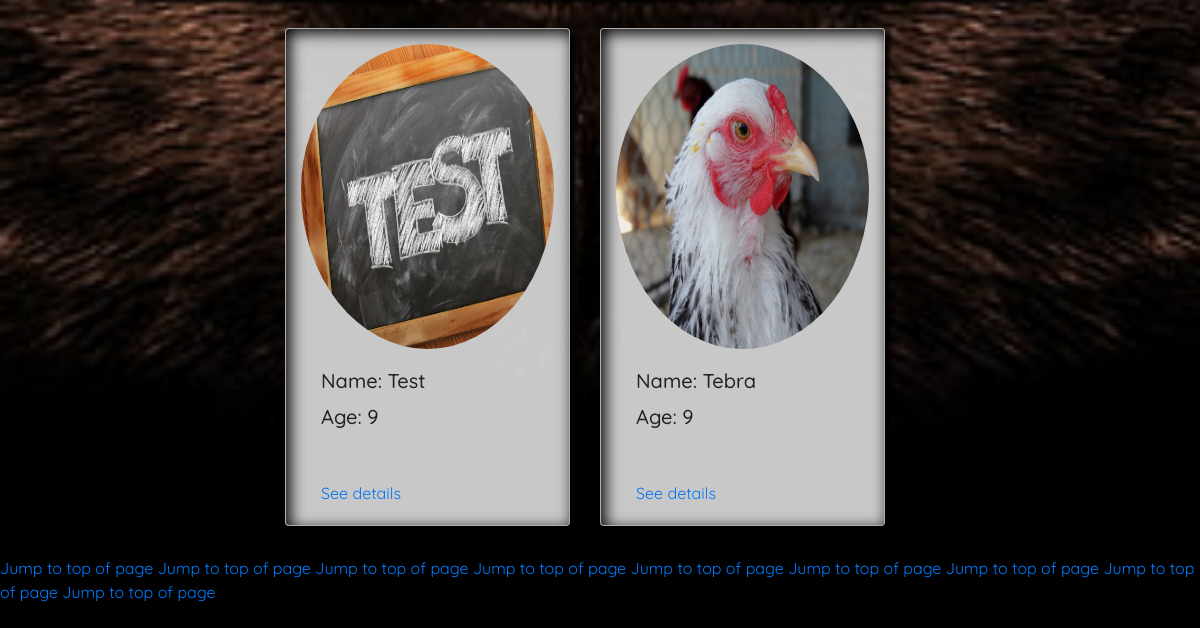
The page /crud_cr11/seniors.php (signed in, lower part) on the database as committed earlier.
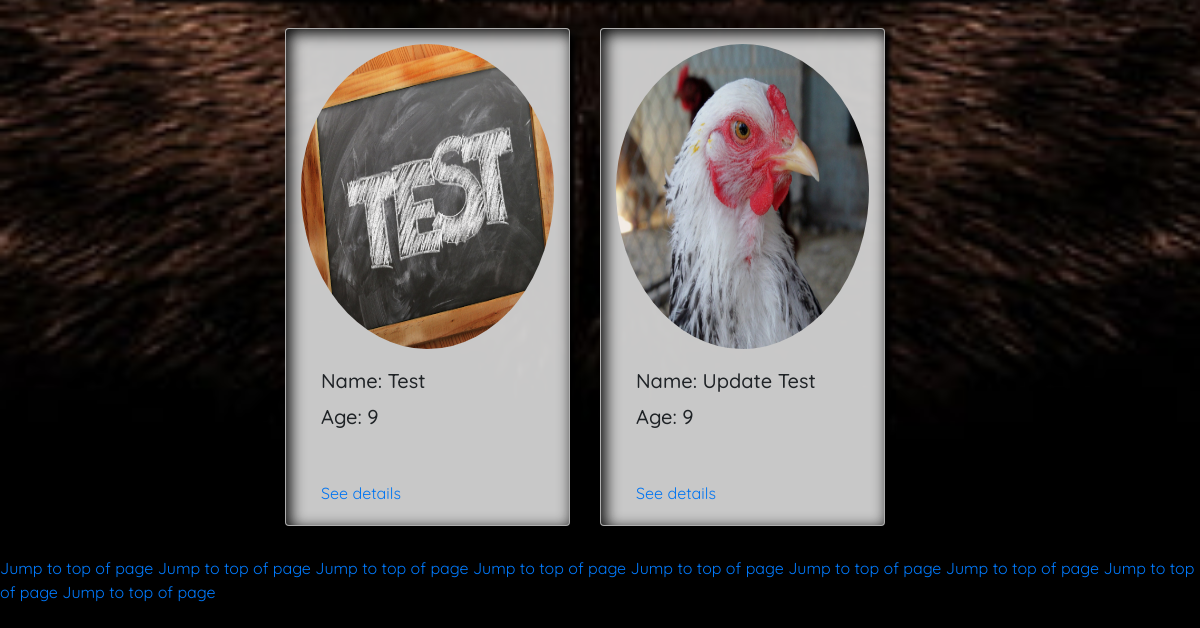
The same page on the database as committed later.
### tables this page shows
CREATE TABLE `pets` (
  `id` int(11) NOT NULL,
  `image` varchar(255) DEFAULT NULL,
  `name` varchar(50) DEFAULT NULL,
  `age` int(10) DEFAULT NULL,
  `description` varchar(500) DEFAULT NULL,
  `hobbies` varchar(255) DEFAULT NULL,
  `size` varchar(50) DEFAULT NULL,
  `address` varchar(255) DEFAULT NULL,
  `zip` int(11) DEFAULT NULL,
  `city` varchar(50) DEFAULT NULL
);

### crud_cr11/seniors.php (the view, shortened to what this page needs)
<!DOCTYPE html>
<html>
<head>
  <link rel="stylesheet" href="https://stackpath.bootstrapcdn.com/bootstrap/4.5.0/css/bootstrap.min.css">
  <link rel="stylesheet" href="https://cdnjs.cloudflare.com/ajax/libs/font-awesome/4.7.0/css/font-awesome.min.css">
</head>
<body><br><br>
<br><br>
    <div class="parallax_section parallax_image_first">
      <div class="row">
           <?php
           require_once "actions/db_connect.php";
            $sql = "SELECT * FROM pets WHERE age > 8";
                       $result = $connect->query($sql);
                        if($result->num_rows > 0) {
                            while($row = $result->fetch_assoc()) {
                               echo  "<div class='card col-sm-4 col-md-5 col-lg-3'>
                                              <img class='card-img-top' src='".$row['image']."' alt='Card image cap'>
                                            <div class='card-body'>
                                              <h5 class='card-title'>Name: ".$row['name']."</h5>
                                              <h5 class='card-title'>Age: ".$row['age']."</h5>
                                            </div>
                                            <div class='card-body'>
                                              <a href='details.php?id=".$row['id']. "'class='card-link'>See details</a>
                                            </div>
                                        </div>";
                           }
                       } else  {
                           echo  `<tr><td colspan='5'><center>No Data Avaliable</center></td></tr>`;
                       }
                       ?><br>
      </div>
  </div>
     <a class="jump" href="#">Jump to top of page</a>
     <a class="jump" href="#">Jump to top of page</a>
     <a class="jump" href="#">Jump to top of page</a>
     <a class="jump" href="#">Jump to top of page</a>
     <a class="jump" href="#">Jump to top of page</a>
     <a class="jump" href="#">Jump to top of page</a>
     <a class="jump" href="#">Jump to top of page</a>
     <a class="jump" href="#">Jump to top of page</a>
     <a class="jump" href="#">Jump to top of page</a>
     <br><br>
  </body>
</body>
</html>

Rows that differ between the two databases and show on the page:
changed pets: name "Tebra" → "Update Test"
